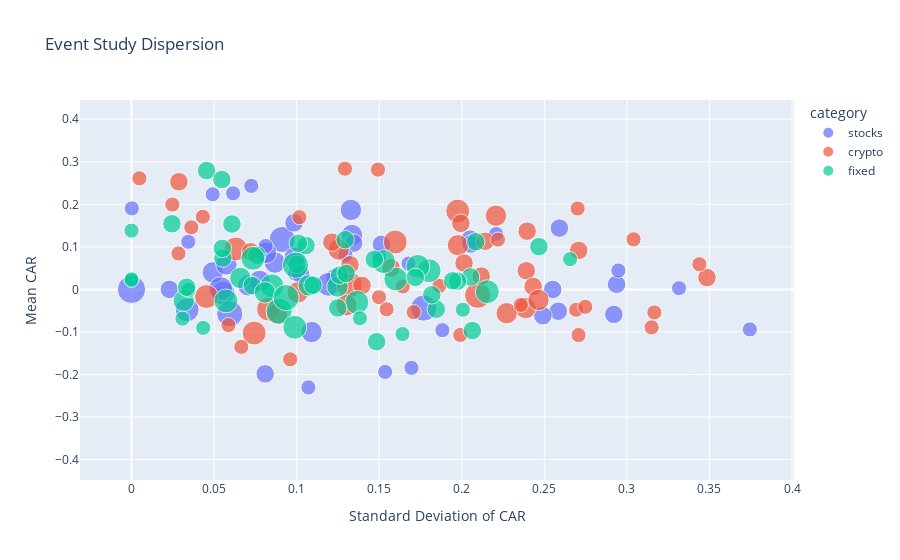

Write notebook code for a chart like this one.
### Code cell
# Dispersion of CARs by standard deviation and frequency
scatter_df = event_summary_aug.reset_index().rename(columns={"index": "series"})
fig = px.scatter(
    scatter_df,
    x="std_car",
    y="mean_car",
    size="total_events",
    color="category",
    hover_data={"series": True, "median_car": ":.3f", "positive_events": True, "negative_events": True},
    title="Event Study Dispersion"
)
fig.update_layout(xaxis_title="Standard Deviation of CAR", yaxis_title="Mean CAR")
fig.show()

# Save the plot
fig.write_html(FINAL_RESULTS_DIR / "plots" / "event_study_dispersion.html")
try:
    fig.write_image(FINAL_RESULTS_DIR / "plots" / "event_study_dispersion.png", width=1200, height=800)
    print(f"✓ Saved: Event Study Dispersion (PNG)")
except Exception as e:
    print(f"Note: Could not save PNG (install kaleido if needed): {e}")
print(f"✓ Saved: Event Study Dispersion (HTML)")
